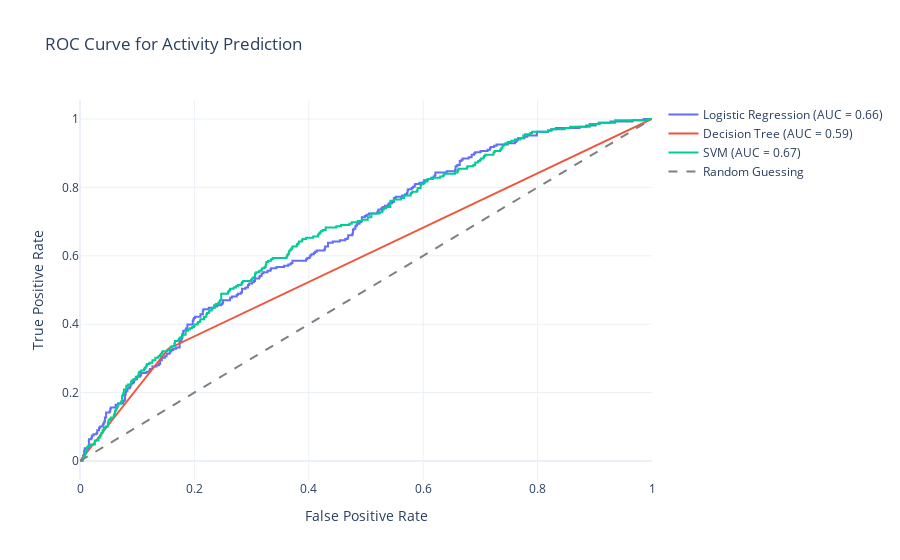

The notebook cell saved with this chart:
### Markdown cell above
Create the ROC curve for the Best Model

### Code cell
import plotly.graph_objects as go
from sklearn.metrics import roc_curve, auc

# Create a figure
fig = go.Figure()

for model_name, model in models.items():
    y_probs = model.predict_proba(X_test)[:, 1]  # Get probability scores for class 1
    fpr, tpr, _ = roc_curve(y_test, y_probs)
    roc_auc = auc(fpr, tpr)
    
    fig.add_trace(go.Scatter(
        x=fpr, y=tpr,
        mode='lines',
        name=f"{model_name} (AUC = {roc_auc:.2f})"
    ))

# Plot diagonal line for random guessing
fig.add_trace(go.Scatter(
    x=[0, 1], y=[0, 1],
    mode='lines', line=dict(dash='dash', color="gray"),
    name="Random Guessing"
))

# Customize layout
fig.update_layout(
    title="ROC Curve for Activity Prediction",
    xaxis_title="False Positive Rate",
    yaxis_title="True Positive Rate",
    template="plotly_white"
)

# Show the interactive plot
fig.show()

### Figure 1 — Plotly figure (JSON) as saved in the notebook; plotly's stock layout.template omitted (floating-point values rounded to 4 significant figures; data arrays with more than 128 entries replaced by an {"elided": "..."} marker saying what was removed)
{"data": [{"mode": "lines", "name": "Logistic Regression (AUC = 0.66)", "type": "scatter", "x": {"elided": "385 float values"}, "y": {"elided": "385 float values"}}, {"mode": "lines", "name": "Decision Tree (AUC = 0.59)", "type": "scatter", "x": [0.0, 0.1546, 1.0], "y": [0.0, 0.3284, 1.0]}, {"mode": "lines", "name": "SVM (AUC = 0.67)", "type": "scatter", "x": {"elided": "417 float values"}, "y": {"elided": "417 float values"}}, {"line": {"color": "gray", "dash": "dash"}, "mode": "lines", "name": "Random Guessing", "type": "scatter", "x": [0, 1], "y": [0, 1]}], "layout": {"title": {"text": "ROC Curve for Activity Prediction"}, "xaxis": {"title": {"text": "False Positive Rate"}}, "yaxis": {"title": {"text": "True Positive Rate"}}}}
